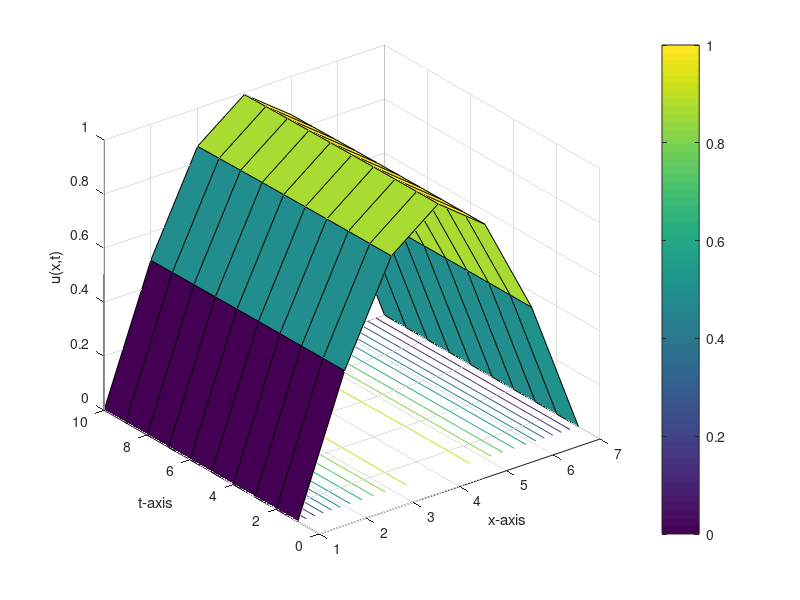
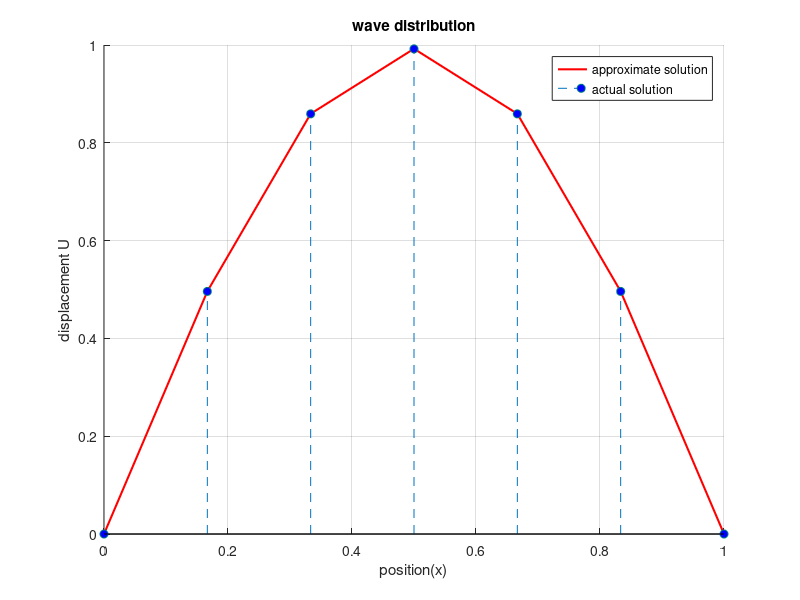

The MATLAB script that drew these images, in order:
    % Approximate the one dimensional wave equation
    %
    % d^2u/dt^2 = d^2u/dx^2,   0 < x < 1,  t > 0
    %
    % which is subject to the initial conditions
    % u(x,0) = sin(pi*x)   and   du(x,0)/dt = 0   for all 0 <= x <= 1
    %
    % and the boundary conditions
    % u(0,t) = u(1,t) = 0,   t > 0
    %
    % and compare the result at t = 0.04 to the actual solution
    % u(x,t) = cos(pi*t)*sin(pi*x)

    function wave1
    clc
    clear all
    clf
    c=1;
    a=0;
    b=1;
    tf=0.04;
    n=7;
    m=10;
    c1=0;
    c2=0;
    h=(b-a)/(n-1);
    k=(tf-0)/(m-1);
    r=(c*k)/h;
    s1=1-r^2;
    s2=2-2*r^2;
    U=zeros(n,m);
    for j=1:m
        U(1,j)=c1;
        U(n,j)=c2;
    end
    for i=2:n-1
        U(i,1)=f(a+(i-1)*h);
        U(i,2)=s1*f(a+h*(i-1))+k*g(a+h*(i-1))+(r^2)/2*(f(a+(i-2)*h)+f(a+i*h));
    end
    for j=3:m
        for i=2:n-1
            U(i,j)=s2*U(i,j-1)-U(i,j-2)+(r^2)*(U(i+1,j-1)+U(i-1,j-1));
        end
    end
    disp('Result=')
    num2str(U')
    figure (1)
    clf
    surfc(U')
    colorbar
    grid on
    xlabel('x-axis');
    ylabel('t-axis');
    zlabel('u(x,t)');
    hold off
    figure(2)
    x(1)=a;
    x(n)=b;
    for i=2:n-1
        x(i)=x(i-1)+h;
    end
    title('wave distribution');
    hold on
    grid on
    xlabel('position(x)');
    ylabel('displacement U');
    sum=0.0;
    for i=1:n
        v1(i)=U(i,m);%approximate solution depends on the value of m
        v2(i)=cos(0.04*pi)*sin(x(i)*pi); %Exact solution at t=0.04
        sum=sum+(v1(i)-v2(i))*(v1(i)-v2(i));
    end
    rmse=sqrt(sum/length(v1))
    plot(x,v1,'-r','LineWidth',1.5)
    hold on
    stem(x,v2,'--','MarkerEdgeColor',[0 .5 .5],'MarkerFaceColor','blue')
    grid on
    legend('approximate solution','actual solution');
    hold off
    function z=f(x)
    z=sin(pi*x);
    function b=g(x)
    b=0;
